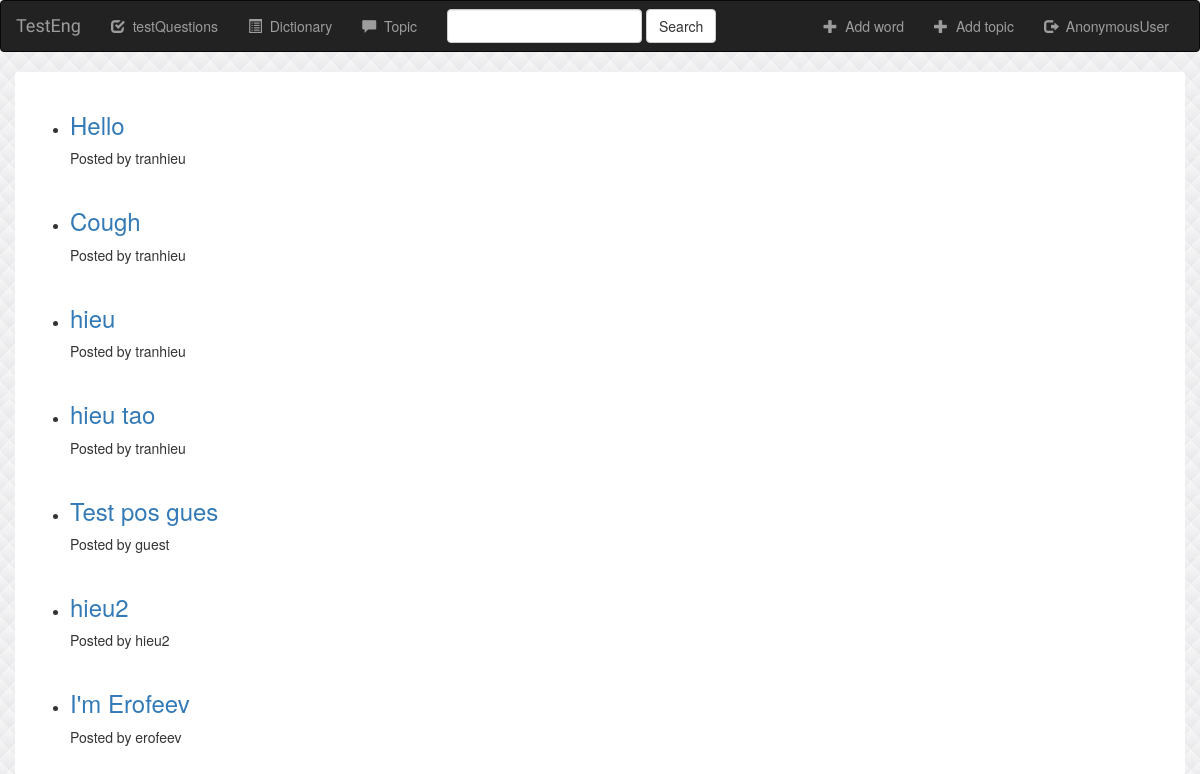
The app's page /testEng/topic/ with its own data.
### testEng/models.py (models this page shows, shortened)
class topic(models.Model):
    name = models.CharField(max_length=1000)
    content = models.TextField(max_length=10000)
    user = models.ForeignKey(User, default=1)

### testEng/views.py (the view)
def gettopic(request):
    all_topics = topic.objects.all()
    return render(request, 'testEng/topic.html', {'all_topics' : all_topics, 'username': request.user})

### testEng/templates/testEng/topic.html (shortened to what this page needs)
{% extends 'testEng/base.html' %}
{% block body %}
<div class="container">
        <ul>
            {% for topic in all_topics %}
                <li>
                    <a href="{% url 'testEng:detail-topic' topic.id %}">
                        <h3>{{topic.name}}</h3>
                    </a>
                    Posted by {{topic.user}}
                </li>
                <br/>
            {% endfor %}
        </ul>
    </div>
{% endblock %}

### testEng/static/testEng/style.css (style rules this page uses)
body { background: white url("images/background2.jpg"); }
.container { background: white; border-radius:3px; padding:20px 50px; }

### records on screen
topic: name "Hello", user "tranhieu"
topic: name "Cough", user "tranhieu"
topic: name "hieu", user "tranhieu"
topic: name "hieu tao", user "tranhieu"
topic: name "Test pos gues", user "guest"
topic: name "hieu2", user "hieu2"
topic: name "I'm Erofeev", user "erofeev"

### other values on screen
{{ username }} "AnonymousUser"
